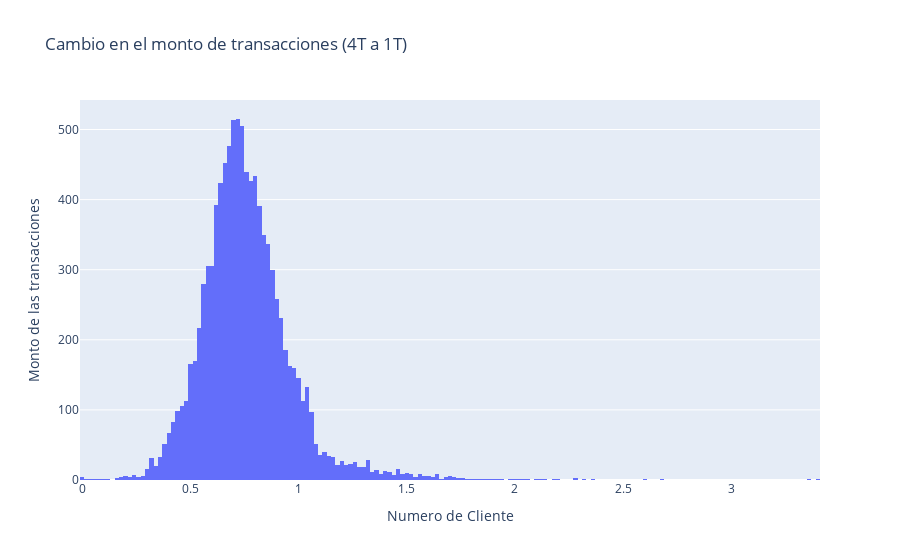

Here is the notebook cell this chart was saved with:
### Markdown cell above
### Ejercicio 2
Utiliza `plotly` para realizar un gráfico que permita verificar si el cambio en el monto de transacciones (cuarto trimestre a primer trimestre) se ajusta a una distribución normal.

### Code cell
# YOUR CODE HERE
fig = go.Figure()

fig.add_trace(
    go.Histogram(
        x = list(df['Total_Amt_Chng_Q4_Q1']),
        y = list(range(len(df['Total_Amt_Chng_Q4_Q1']))),
        name = "Cambio en el monto de transacciones (4T a 1T)"
    )
)

fig.update_layout(
    title = "Cambio en el monto de transacciones (4T a 1T)",
    xaxis_title = "Numero de Cliente",
    yaxis_title = "Monto de las transacciones",

)

fig.show()

### Figure 1 — Plotly figure (JSON) as saved in the notebook; plotly's stock layout.template omitted (floating-point values rounded to 4 significant figures; data arrays with more than 128 entries replaced by an {"elided": "..."} marker saying what was removed)
{"data": [{"name": "Cambio en el monto de transacciones (4T a 1T)", "type": "histogram", "x": {"elided": "10127 float values"}, "y": {"elided": "10127 int values"}}], "layout": {"title": {"text": "Cambio en el monto de transacciones (4T a 1T)"}, "xaxis": {"title": {"text": "Numero de Cliente"}}, "yaxis": {"title": {"text": "Monto de las transacciones"}}}}
